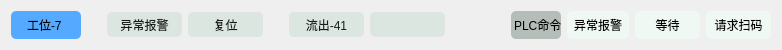
  <widget class="QWidget" name="layoutWidget_7">
   <property name="geometry">
    <rect>
     <x>20</x>
     <y>369</y>
     <width>781</width>
     <height>30</height>
    </rect>
   </property>
   <layout class="QGridLayout" name="gridLayout_7">
    <item row="0" column="10">
     <widget class="QPushButton" name="pb_CmdA_7">
      <property name="minimumSize">
       <size>
        <width>75</width>
        <height>25</height>
       </size>
      </property>
      <property name="styleSheet">
       <string notr="true">background: rgb(220, 230, 225);
border-color: rgb(0, 0, 0);
border-radius: 5px;
color:rgb(24, 28, 27);</string>
      </property>
      <property name="text">
       <string>流出-41</string>
      </property>
     </widget>
    </item>
    <item row="0" column="16">
     <widget class="QLabel" name="lb_RequestCode_7">
      <property name="minimumSize">
       <size>
        <width>65</width>
        <height>25</height>
       </size>
      </property>
      <property name="styleSheet">
       <string notr="true">border-radius: 5px;
background-color: rgb(240, 248, 244);</string>
      </property>
      <property name="text">
       <string>请求扫码</string>
      </property>
      <property name="alignment">
       <set>Qt::AlignCenter</set>
      </property>
     </widget>
    </item>
    <item row="0" column="13">
     <widget class="QLabel" name="label_10">
      <property name="minimumSize">
       <size>
        <width>50</width>
        <height>25</height>
       </size>
      </property>
      <property name="styleSheet">
       <string notr="true">border-radius: 5px;
background-color: rgb(180, 189, 184);</string>
      </property>
      <property name="text">
       <string> PLC命令</string>
      </property>
      <property name="alignment">
       <set>Qt::AlignCenter</set>
      </property>
     </widget>
    </item>
    <item row="0" column="3">
     <spacer name="horizontalSpacer_20">
      <property name="orientation">
       <enum>Qt::Horizontal</enum>
      </property>
      <property name="sizeType">
       <enum>QSizePolicy::Fixed</enum>
      </property>
      <property name="sizeHint" stdset="0">
       <size>
        <width>20</width>
        <height>20</height>
       </size>
      </property>
     </spacer>
    </item>
    <item row="0" column="6">
     <spacer name="horizontalSpacer_21">
      <property name="orientation">
       <enum>Qt::Horizontal</enum>
      </property>
      <property name="sizeType">
       <enum>QSizePolicy::Fixed</enum>
      </property>
      <property name="sizeHint" stdset="0">
       <size>
        <width>20</width>
        <height>20</height>
       </size>
      </property>
     </spacer>
    </item>
    <item row="0" column="4">
     <widget class="QPushButton" name="pb_Error_7">
      <property name="minimumSize">
       <size>
        <width>75</width>
        <height>25</height>
       </size>
      </property>
      <property name="styleSheet">
       <string notr="true">background: rgb(220, 230, 225);
border-color: rgb(0, 0, 0);
border-radius: 5px;
color:rgb(24, 28, 27);</string>
      </property>
      <property name="text">
       <string>异常报警</string>
      </property>
     </widget>
    </item>
    <item row="0" column="12">
     <spacer name="horizontalSpacer_22">
      <property name="orientation">
       <enum>Qt::Horizontal</enum>
      </property>
      <property name="sizeType">
       <enum>QSizePolicy::Fixed</enum>
      </property>
      <property name="sizeHint" stdset="0">
       <size>
        <width>60</width>
        <height>20</height>
       </size>
      </property>
     </spacer>
    </item>
    <item row="0" column="11">
     <widget class="QPushButton" name="pb_CmdB_7">
      <property name="minimumSize">
       <size>
        <width>75</width>
        <height>25</height>
       </size>
      </property>
      <property name="styleSheet">
       <string notr="true">background: rgb(220, 230, 225);
border-color: rgb(0, 0, 0);
border-radius: 5px;
color:rgb(24, 28, 27);</string>
      </property>
      <property name="text">
       <string/>
      </property>
     </widget>
    </item>
    <item row="0" column="15">
     <widget class="QLabel" name="lb_Wait_7">
      <property name="minimumSize">
       <size>
        <width>65</width>
        <height>25</height>
       </size>
      </property>
      <property name="styleSheet">
       <string notr="true">border-radius: 5px;
background-color: rgb(240, 248, 244);</string>
      </property>
      <property name="text">
       <string>等待</string>
      </property>
      <property name="alignment">
       <set>Qt::AlignCenter</set>
      </property>
     </widget>
    </item>
    <item row="0" column="2">
     <widget class="QLabel" name="lb_WorkStation_7">
      <property name="minimumSize">
       <size>
        <width>70</width>
        <height>28</height>
       </size>
      </property>
      <property name="styleSheet">
       <string notr="true">border-radius: 5px;
background-color: rgb(85, 170, 255);</string>
      </property>
      <property name="text">
       <string>工位-7 </string>
      </property>
      <property name="alignment">
       <set>Qt::AlignCenter</set>
      </property>
     </widget>
    </item>
    <item row="0" column="14">
     <widget class="QLabel" name="lb_Error_7">
      <property name="minimumSize">
       <size>
        <width>62</width>
        <height>25</height>
       </size>
      </property>
      <property name="styleSheet">
       <string notr="true">border-radius: 5px;
background-color: rgb(240, 248, 244);</string>
      </property>
      <property name="text">
       <string>异常报警</string>
      </property>
      <property name="alignment">
       <set>Qt::AlignCenter</set>
      </property>
     </widget>
    </item>
    <item row="0" column="5">
     <widget class="QPushButton" name="pb_Reset_7">
      <property name="minimumSize">
       <size>
        <width>75</width>
        <height>25</height>
       </size>
      </property>
      <property name="styleSheet">
       <string notr="true">background: rgb(220, 230, 225);
border-color: rgb(0, 0, 0);
border-radius: 5px;
color:rgb(24, 28, 27);</string>
      </property>
      <property name="text">
       <string>复位</string>
      </property>
     </widget>
    </item>
   </layout>
  </widget>
